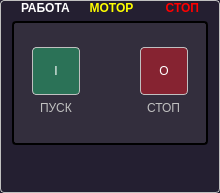
<?xml version="1.0" encoding="UTF-8"?>
<ui version="4.0">
 <class>Gear</class>
 <widget class="QGroupBox" name="Gear">
  <property name="geometry">
   <rect>
    <x>0</x>
    <y>0</y>
    <width>220</width>
    <height>193</height>
   </rect>
  </property>
  <property name="windowTitle">
   <string>Gear</string>
  </property>
  <property name="styleSheet">
   <string notr="true">QGroupBox
{
	color: yellow;
	background-color: rgb(36, 31, 49);
	border: 1px solid silver;
	border-radius: 4px;
	font-weight: bold;

	padding-top: 1em;
}
QGroupBox:flat
{
	background-color: rgb(23, 64, 25);
}
QGroupBox::title
{
	subcontrol-origin: padding;
	subcontrol-position:  top center;
}
#panel
{
	border: 2px solid black;
	border-radius: 4px;
	background-color: rgba(61, 56, 70,150);
}
#start
{
	border: 1px solid silver;
	border-radius: 4px;
	color: white;
	background-color: rgba(38, 162, 105,150);
	padding: 4px;
}
#stop
{
	border: 1px solid silver;
	border-radius: 4px;
	color: white;
	background-color: rgba(192, 28, 40,150);
	padding: 4px;
}
#start:disabled,#stop:disabled
{
	background-color: rgba(154, 153, 150,100);
}

QLabel
{
	color: silver;
}
#running
{
	color: gray;
	font-weight: bold;
	image-position: right;
}
#running:enabled
{
	color: white;
	image: url(:/TREPEL/resources/green-led.png);
	image-position: right;
}
#emergency:enabled
{
	color: gray;
	font-weight: bold;
}
#emergency:enabled
{
	color: red;
	image: url(:/TREPEL/resources/red-led.png);
	image-position: left;
}
#preferences
{
	border: 1px none;
}</string>
  </property>
  <property name="title">
   <string>МОТОР</string>
  </property>
  <property name="prefix" stdset="0">
   <string>MOTOR</string>
  </property>
  <property name="idx" stdset="0">
   <number>2</number>
  </property>
  <layout class="QVBoxLayout" name="verticalLayout_3">
   <property name="topMargin">
    <number>0</number>
   </property>
   <property name="bottomMargin">
    <number>0</number>
   </property>
   <item>
    <widget class="QWidget" name="statusRow" native="true">
     <property name="sizePolicy">
      <sizepolicy hsizetype="Preferred" vsizetype="Fixed">
       <horstretch>0</horstretch>
       <verstretch>0</verstretch>
      </sizepolicy>
     </property>
     <layout class="QHBoxLayout" name="horizontalLayout_3">
      <property name="topMargin">
       <number>0</number>
      </property>
      <property name="bottomMargin">
       <number>0</number>
      </property>
      <item>
       <widget class="QLabel" name="running">
        <property name="text">
         <string>РАБОТА</string>
        </property>
        <property name="alignment">
         <set>Qt::AlignLeading|Qt::AlignLeft|Qt::AlignVCenter</set>
        </property>
       </widget>
      </item>
      <item>
       <widget class="QLabel" name="emergency">
        <property name="text">
         <string>СТОП</string>
        </property>
        <property name="alignment">
         <set>Qt::AlignRight|Qt::AlignTrailing|Qt::AlignVCenter</set>
        </property>
       </widget>
      </item>
     </layout>
    </widget>
   </item>
   <item>
    <widget class="QWidget" name="panel" native="true">
     <property name="sizePolicy">
      <sizepolicy hsizetype="Preferred" vsizetype="Expanding">
       <horstretch>0</horstretch>
       <verstretch>0</verstretch>
      </sizepolicy>
     </property>
     <layout class="QGridLayout" name="gridLayout">
      <property name="leftMargin">
       <number>3</number>
      </property>
      <property name="rightMargin">
       <number>3</number>
      </property>
      <property name="bottomMargin">
       <number>3</number>
      </property>
      <item row="1" column="0" colspan="2" alignment="Qt::AlignHCenter">
       <widget class="QWidget" name="controls" native="true">
        <layout class="QHBoxLayout" name="horizontalLayout_2">
         <property name="spacing">
          <number>20</number>
         </property>
         <property name="topMargin">
          <number>0</number>
         </property>
         <item alignment="Qt::AlignVCenter">
          <widget class="QWidget" name="startPlace" native="true">
           <property name="palette">
            <palette>
             <active>
              <colorrole role="Highlight">
               <brush brushstyle="SolidPattern">
                <color alpha="255">
                 <red>249</red>
                 <green>240</green>
                 <blue>107</blue>
                </color>
               </brush>
              </colorrole>
             </active>
             <inactive>
              <colorrole role="Highlight">
               <brush brushstyle="SolidPattern">
                <color alpha="255">
                 <red>249</red>
                 <green>240</green>
                 <blue>107</blue>
                </color>
               </brush>
              </colorrole>
             </inactive>
             <disabled>
              <colorrole role="Highlight">
               <brush brushstyle="SolidPattern">
                <color alpha="255">
                 <red>145</red>
                 <green>145</green>
                 <blue>145</blue>
                </color>
               </brush>
              </colorrole>
             </disabled>
            </palette>
           </property>
           <layout class="QVBoxLayout" name="verticalLayout">
            <property name="leftMargin">
             <number>0</number>
            </property>
            <property name="topMargin">
             <number>0</number>
            </property>
            <property name="rightMargin">
             <number>0</number>
            </property>
            <property name="bottomMargin">
             <number>0</number>
            </property>
            <item alignment="Qt::AlignHCenter">
             <widget class="QPushButton" name="start">
              <property name="minimumSize">
               <size>
                <width>48</width>
                <height>48</height>
               </size>
              </property>
              <property name="maximumSize">
               <size>
                <width>48</width>
                <height>48</height>
               </size>
              </property>
              <property name="cursor">
               <cursorShape>PointingHandCursor</cursorShape>
              </property>
              <property name="text">
               <string>I</string>
              </property>
             </widget>
            </item>
            <item alignment="Qt::AlignHCenter">
             <widget class="QLabel" name="startLabel">
              <property name="text">
               <string>ПУСК</string>
              </property>
             </widget>
            </item>
           </layout>
          </widget>
         </item>
         <item>
          <spacer name="horizontalSpacer">
           <property name="orientation">
            <enum>Qt::Horizontal</enum>
           </property>
           <property name="sizeHint" stdset="0">
            <size>
             <width>40</width>
             <height>20</height>
            </size>
           </property>
          </spacer>
         </item>
         <item alignment="Qt::AlignVCenter">
          <widget class="QWidget" name="stopPlace" native="true">
           <property name="palette">
            <palette>
             <active>
              <colorrole role="Highlight">
               <brush brushstyle="SolidPattern">
                <color alpha="255">
                 <red>249</red>
                 <green>240</green>
                 <blue>107</blue>
                </color>
               </brush>
              </colorrole>
             </active>
             <inactive>
              <colorrole role="Highlight">
               <brush brushstyle="SolidPattern">
                <color alpha="255">
                 <red>249</red>
                 <green>240</green>
                 <blue>107</blue>
                </color>
               </brush>
              </colorrole>
             </inactive>
             <disabled>
              <colorrole role="Highlight">
               <brush brushstyle="SolidPattern">
                <color alpha="255">
                 <red>145</red>
                 <green>145</green>
                 <blue>145</blue>
                </color>
               </brush>
              </colorrole>
             </disabled>
            </palette>
           </property>
           <layout class="QVBoxLayout" name="verticalLayout_2">
            <property name="leftMargin">
             <number>0</number>
            </property>
            <property name="topMargin">
             <number>0</number>
            </property>
            <property name="rightMargin">
             <number>0</number>
            </property>
            <property name="bottomMargin">
             <number>0</number>
            </property>
            <item alignment="Qt::AlignHCenter">
             <widget class="QPushButton" name="stop">
              <property name="minimumSize">
               <size>
                <width>48</width>
                <height>48</height>
               </size>
              </property>
              <property name="maximumSize">
               <size>
                <width>48</width>
                <height>16777215</height>
               </size>
              </property>
              <property name="cursor">
               <cursorShape>PointingHandCursor</cursorShape>
              </property>
              <property name="text">
               <string>O</string>
              </property>
             </widget>
            </item>
            <item alignment="Qt::AlignHCenter">
             <widget class="QLabel" name="stopLabel">
              <property name="text">
               <string>СТОП</string>
              </property>
             </widget>
            </item>
           </layout>
          </widget>
         </item>
        </layout>
       </widget>
      </item>
     </layout>
    </widget>
   </item>
   <item alignment="Qt::AlignBottom">
    <widget class="QWidget" name="statusBar" native="true">
     <property name="enabled">
      <bool>true</bool>
     </property>
     <layout class="QHBoxLayout" name="horizontalLayout">
      <property name="topMargin">
       <number>0</number>
      </property>
      <item>
       <widget class="QLabel" name="powered">
        <property name="minimumSize">
         <size>
          <width>32</width>
          <height>32</height>
         </size>
        </property>
        <property name="maximumSize">
         <size>
          <width>32</width>
          <height>32</height>
         </size>
        </property>
        <property name="text">
         <string/>
        </property>
        <property name="pixmap">
         <pixmap resource="../../resources.qrc">:/TREPEL/resources/bolt.png</pixmap>
        </property>
        <property name="scaledContents">
         <bool>true</bool>
        </property>
       </widget>
      </item>
      <item>
       <widget class="QLabel" name="locked">
        <property name="minimumSize">
         <size>
          <width>32</width>
          <height>32</height>
         </size>
        </property>
        <property name="maximumSize">
         <size>
          <width>32</width>
          <height>32</height>
         </size>
        </property>
        <property name="text">
         <string/>
        </property>
        <property name="pixmap">
         <pixmap resource="../../resources.qrc">:/TREPEL/resources/locked.png</pixmap>
        </property>
        <property name="scaledContents">
         <bool>true</bool>
        </property>
       </widget>
      </item>
      <item>
       <widget class="QLabel" name="label">
        <property name="text">
         <string/>
        </property>
        <property name="pixmap">
         <pixmap resource="../../resources.qrc">:/TREPEL/tools_changed.png</pixmap>
        </property>
       </widget>
      </item>
      <item>
       <widget class="QLabel" name="manual">
        <property name="minimumSize">
         <size>
          <width>32</width>
          <height>32</height>
         </size>
        </property>
        <property name="maximumSize">
         <size>
          <width>32</width>
          <height>32</height>
         </size>
        </property>
        <property name="text">
         <string/>
        </property>
        <property name="pixmap">
         <pixmap resource="../../resources.qrc">:/TREPEL/resources/hand.png</pixmap>
        </property>
        <property name="scaledContents">
         <bool>true</bool>
        </property>
       </widget>
      </item>
      <item>
       <widget class="QPushButton" name="preferences">
        <property name="minimumSize">
         <size>
          <width>32</width>
          <height>32</height>
         </size>
        </property>
        <property name="maximumSize">
         <size>
          <width>32</width>
          <height>32</height>
         </size>
        </property>
        <property name="cursor">
         <cursorShape>PointingHandCursor</cursorShape>
        </property>
        <property name="text">
         <string/>
        </property>
        <property name="icon">
         <iconset resource="../../resources.qrc">
          <normaloff>:/TREPEL/resources/tune.png</normaloff>:/TREPEL/resources/tune.png</iconset>
        </property>
        <property name="iconSize">
         <size>
          <width>24</width>
          <height>24</height>
         </size>
        </property>
        <property name="flat">
         <bool>true</bool>
        </property>
       </widget>
      </item>
     </layout>
    </widget>
   </item>
  </layout>
 </widget>
 <resources>
  <include location="../../resources.qrc"/>
  <include location="../../resources.qrc"/>
 </resources>
 <connections/>
</ui>
